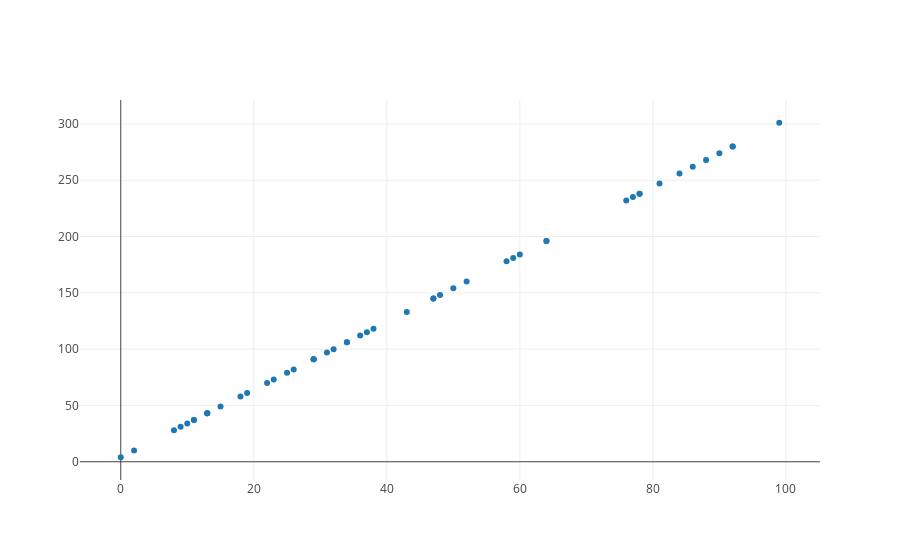

This figure's notebook cell:
### Code cell
from graph import trace_values, plot
plot([trace_values(temps.reshape(50), predictions.reshape(50))])

### Figure 1 — Plotly figure (JSON) as saved in the notebook; plotly's stock layout.template omitted (floating-point values rounded to 4 significant figures)
{"data": [{"mode": "markers", "name": "data", "text": [], "type": "scatter", "uid": "ce7e3402-3356-459d-96a2-e3be575c46d8", "x": [77, 59, 23, 34, 78, 2, 9, 22, 50, 99, 13, 84, 32, 38, 34, 92, 81, 29, 86, 43, 37, 90, 8, 76, 92, 11, 47, 13, 31, 19, 88, 64, 29, 78, 60, 58, 0, 29, 36, 13, 11, 26, 10, 15, 25, 64, 52, 47, 48, 18], "y": [235, 181, 73, 106, 238, 10, 31, 70, 154, 301, 43, 256, 100, 118, 106, 280, 247, 91, 262, 133, 115, 274, 28, 232, 280, 37, 145, 43, 97, 61, 268, 196, 91, 238, 184, 178, 4, 91, 112, 43, 37, 82, 34, 49, 79, 196, 160, 145, 148, 58]}], "layout": {"autosize": true, "xaxis": {"autorange": true, "range": [-6.152, 105.2], "type": "linear"}, "yaxis": {"autorange": true, "range": [-17.75, 322.8], "type": "linear"}}}
